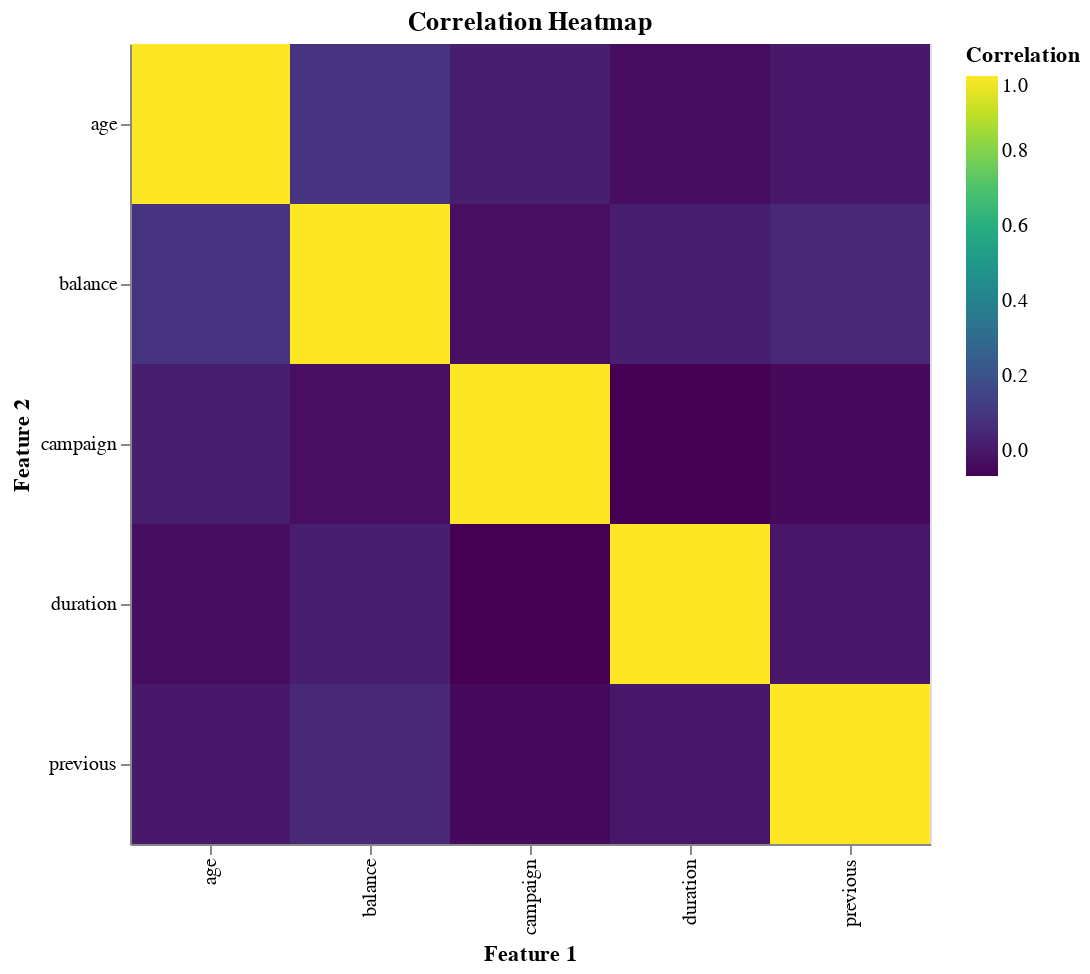

Here is the notebook cell this chart was saved with:
### Code cell
# Code adapted from from Tiffany A. Timbers, Joel Ostblom & Melissa Lee 2023/11/09: Breast Cancer Predictor Report
data_preprocessor.fit(X_train)
scaled_X_train = data_preprocessor.transform(X_train)

col_names = data_preprocessor.named_transformers_['pipeline-1'].get_feature_names_out().tolist() + ordinal_cols + numerical_cols
scaled_X_train_df = pd.DataFrame(scaled_X_train, columns=col_names)


correlation_matrix = scaled_X_train_df[numerical_cols].corr()
correlation_long = correlation_matrix.reset_index().melt(id_vars='index')
correlation_long.columns = ['Feature 1', 'Feature 2', 'Correlation']

alt.Chart(correlation_long).mark_rect().encode(
    x='Feature 1:O',
    y='Feature 2:O',
    color=alt.Color('Correlation:Q', scale=alt.Scale(scheme='viridis')),
    tooltip=['Feature 1', 'Feature 2', 'Correlation']
).properties(
    width=400,
    height=400,
    title="Correlation Heatmap"
)

### Figure 1 — Vega specification as saved in the notebook (floating-point values rounded to 4 significant figures)
{"$schema": "https://vega.github.io/schema/vega/v5.json", "data": [{"name": "source_0", "values": [{"Correlation": 1.0, "Feature 1": "age", "Feature 2": "age"}, {"Correlation": 0.09157, "Feature 1": "balance", "Feature 2": "age"}, {"Correlation": -0.03385, "Feature 1": "duration", "Feature 2": "age"}, {"Correlation": 0.0151, "Feature 1": "campaign", "Feature 2": "age"}, {"Correlation": 0.0003634, "Feature 1": "previous", "Feature 2": "age"}, {"Correlation": 0.09157, "Feature 1": "age", "Feature 2": "balance"}, {"Correlation": 1.0, "Feature 1": "balance", "Feature 2": "balance"}, {"Correlation": 0.01763, "Feature 1": "duration", "Feature 2": "balance"}, {"Correlation": -0.03282, "Feature 1": "campaign", "Feature 2": "balance"}, {"Correlation": 0.04898, "Feature 1": "previous", "Feature 2": "balance"}, {"Correlation": -0.03385, "Feature 1": "age", "Feature 2": "duration"}, {"Correlation": 0.01763, "Feature 1": "balance", "Feature 2": "duration"}, {"Correlation": 1.0, "Feature 1": "duration", "Feature 2": "duration"}, {"Correlation": -0.06804, "Feature 1": "campaign", "Feature 2": "duration"}, {"Correlation": -0.004272, "Feature 1": "previous", "Feature 2": "duration"}, {"Correlation": 0.0151, "Feature 1": "age", "Feature 2": "campaign"}, {"Correlation": -0.03282, "Feature 1": "balance", "Feature 2": "campaign"}, {"Correlation": -0.06804, "Feature 1": "duration", "Feature 2": "campaign"}, {"Correlation": 1.0, "Feature 1": "campaign", "Feature 2": "campaign"}, {"Correlation": -0.04482, "Feature 1": "previous", "Feature 2": "campaign"}, {"Correlation": 0.0003634, "Feature 1": "age", "Feature 2": "previous"}, {"Correlation": 0.04898, "Feature 1": "balance", "Feature 2": "previous"}, {"Correlation": -0.004272, "Feature 1": "duration", "Feature 2": "previous"}, {"Correlation": -0.04482, "Feature 1": "campaign", "Feature 2": "previous"}, {"Correlation": 1.0, "Feature 1": "previous", "Feature 2": "previous"}]}, {"name": "source_0_x_domain_Feature 1", "values": [{"Feature 1": "age"}, {"Feature 1": "balance"}, {"Feature 1": "duration"}, {"Feature 1": "campaign"}, {"Feature 1": "previous"}]}, {"name": "source_0_y_domain_Feature 2", "values": [{"Feature 2": "age"}, {"Feature 2": "balance"}, {"Feature 2": "duration"}, {"Feature 2": "campaign"}, {"Feature 2": "previous"}]}, {"name": "source_0_color_domain_Correlation", "values": [{"min": -0.06804, "max": 1.0}]}], "marks": [{"type": "rect", "name": "marks", "from": {"data": "source_0"}, "encode": {"update": {"height": {"signal": "max(0.25, bandwidth('y'))"}, "x": {"field": "Feature 1", "scale": "x"}, "width": {"signal": "max(0.25, bandwidth('x'))"}, "description": {"signal": "\"Feature 1: \" + (isValid(datum[\"Feature 1\"]) ? datum[\"Feature 1\"] : \"\"+datum[\"Feature 1\"]) + \"; Feature 2: \" + (isValid(datum[\"Feature 2\"]) ? datum[\"Feature 2\"] : \"\"+datum[\"Feature 2\"]) + \"; Correlation: \" + (format(datum[\"Correlation\"], \"\"))"}, "fill": {"field": "Correlation", "scale": "color"}, "y": {"field": "Feature 2", "scale": "y"}, "tooltip": {"signal": "{\"Feature 1\": isValid(datum[\"Feature 1\"]) ? datum[\"Feature 1\"] : \"\"+datum[\"Feature 1\"], \"Feature 2\": isValid(datum[\"Feature 2\"]) ? datum[\"Feature 2\"] : \"\"+datum[\"Feature 2\"], \"Correlation\": format(datum[\"Correlation\"], \"\")}"}}}, "style": ["rect"]}], "scales": [{"name": "x", "type": "band", "domain": {"data": "source_0_x_domain_Feature 1", "field": "Feature 1", "sort": true}, "range": [0, {"signal": "width"}], "paddingOuter": 0, "paddingInner": 0}, {"name": "y", "type": "band", "domain": {"data": "source_0_y_domain_Feature 2", "field": "Feature 2", "sort": true}, "range": [0, {"signal": "height"}], "paddingInner": 0, "paddingOuter": 0}, {"name": "color", "type": "linear", "domain": [{"signal": "(data(\"source_0_color_domain_Correlation\")[0] || {}).min"}, {"signal": "(data(\"source_0_color_domain_Correlation\")[0] || {}).max"}], "range": {"scheme": "viridis"}, "zero": false, "interpolate": "hcl"}], "axes": [{"scale": "x", "labelAlign": "right", "labelBaseline": "middle", "zindex": 1, "labelAngle": 270, "orient": "bottom", "title": "Feature 1", "grid": false}, {"scale": "y", "title": "Feature 2", "zindex": 1, "grid": false, "orient": "left"}], "title": {"text": "Correlation Heatmap", "frame": "group"}, "style": "cell", "padding": 5, "width": 400, "height": 400, "legends": [{"fill": "color", "gradientLength": {"signal": "clamp(height, 64, 200)"}, "title": "Correlation"}], "background": "white"}
